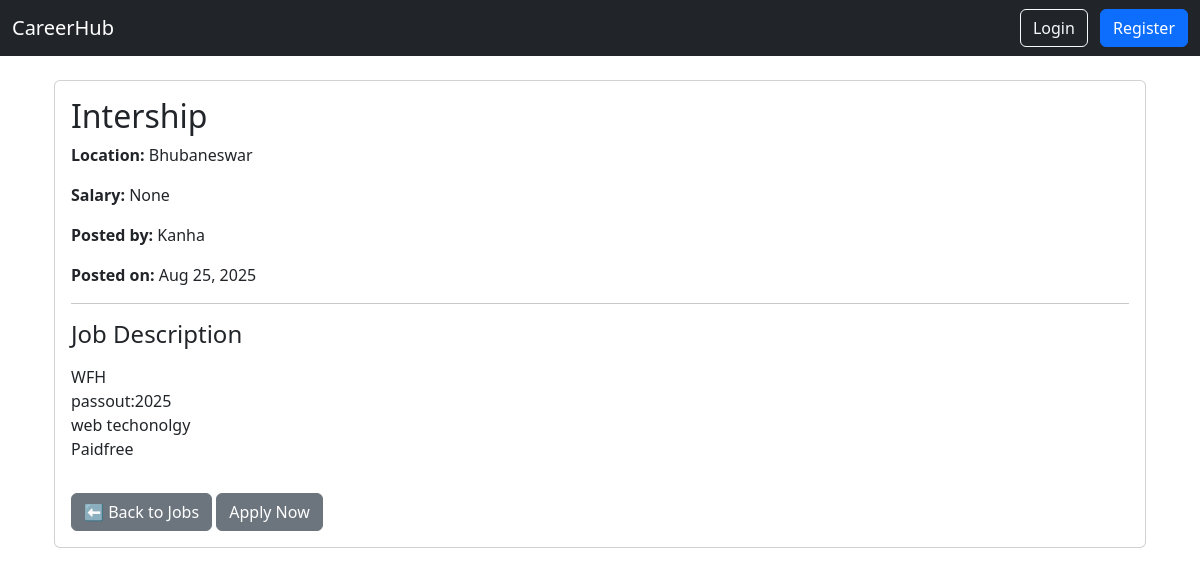
The page /jobs/jobs/3/ on the database its author committed.
### jobs/models.py (models this page shows, shortened)
class Job(models.Model):
    employer = models.ForeignKey(settings.AUTH_USER_MODEL, on_delete=models.CASCADE, related_name="jobs")
    title = models.CharField(max_length=200)
    description = models.TextField()
    location = models.CharField(max_length=100)
    salary = models.DecimalField(max_digits=10, decimal_places=2, null=True, blank=True)
    created_at = models.DateTimeField(auto_now_add=True)  # when job is posted
    updated_at = models.DateTimeField(auto_now=True)      # when job is updated

### users/models.py (models this page shows)
class CustomUser(AbstractUser):
    USER_TYPE_CHOICES = (
        ('employer', 'Employer'),
        ('candidate', 'Candidate'),
    )
    user_type = models.CharField(max_length=10, choices=USER_TYPE_CHOICES)

### jobs/views.py (the view)
# urls.py: path('jobs/<int:pk>/', views.job_detail, name='job_detail'),
def job_detail(request, pk):
    job = get_object_or_404(Job, id=pk)
    return render(request, 'jobs/job_detail.html', {'job': job})

### templates/jobs/job_detail.html (shortened to what this page needs)
{% extends 'base.html' %}
{% block content %}
<div class="container mt-4">
    <div class="card">
        <div class="card-body">
            <h2 class="card-title">{{ job.title }}</h2>
            <p><strong>Location:</strong> {{ job.location }}</p>
            <p><strong>Salary:</strong> {{ job.salary }}</p>
            <p><strong>Posted by:</strong> {{ job.employer.username }}</p>
            <p><strong>Posted on:</strong> {{ job.created_at|date:"M d, Y" }}</p>
            <hr>
            <h4>Job Description</h4>
            <p>{{ job.description|linebreaks }}</p>
            <a href="{% url 'job_list' %}" class="btn btn-secondary mt-3">⬅ Back to Jobs</a>
            <a href="{% url 'apply_to_job' job.id %}" class="btn btn-secondary mt-3">Apply Now</a>
        </div>
    </div>
</div>
{% endblock %}

### rows shown on the page
Job: title "Intership", location "Bhubaneswar", salary "None", employer.username "Kanha", created_at "Aug 25, 2025", description "WFH passout:2025 web techonolgy Paidfree"
